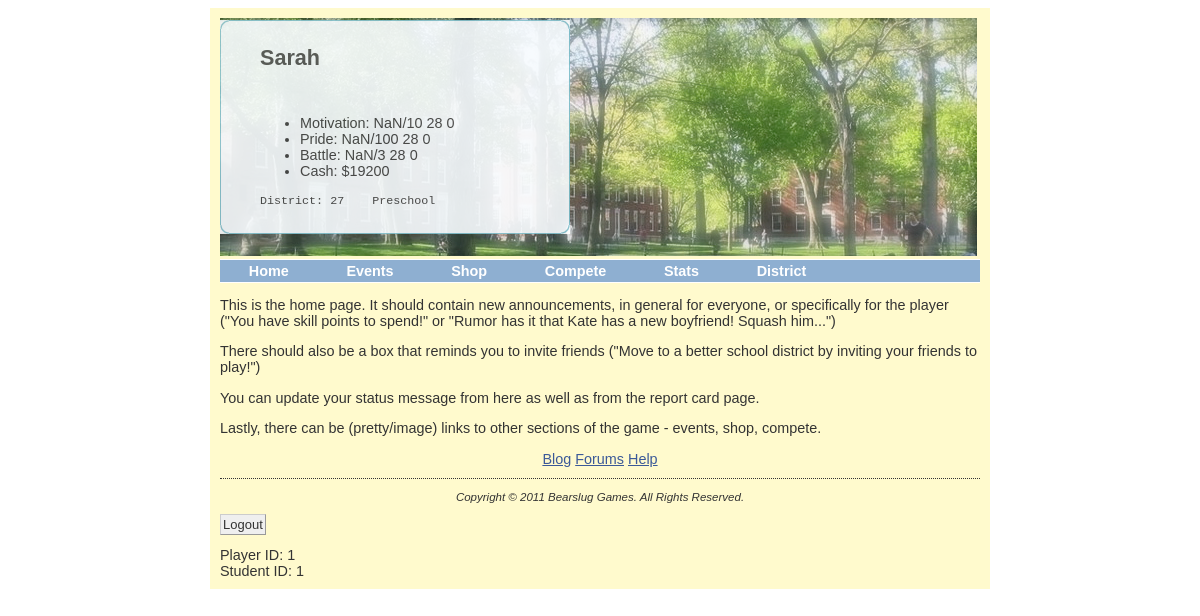
The page /main.php (signed in) on the database as committed earlier.
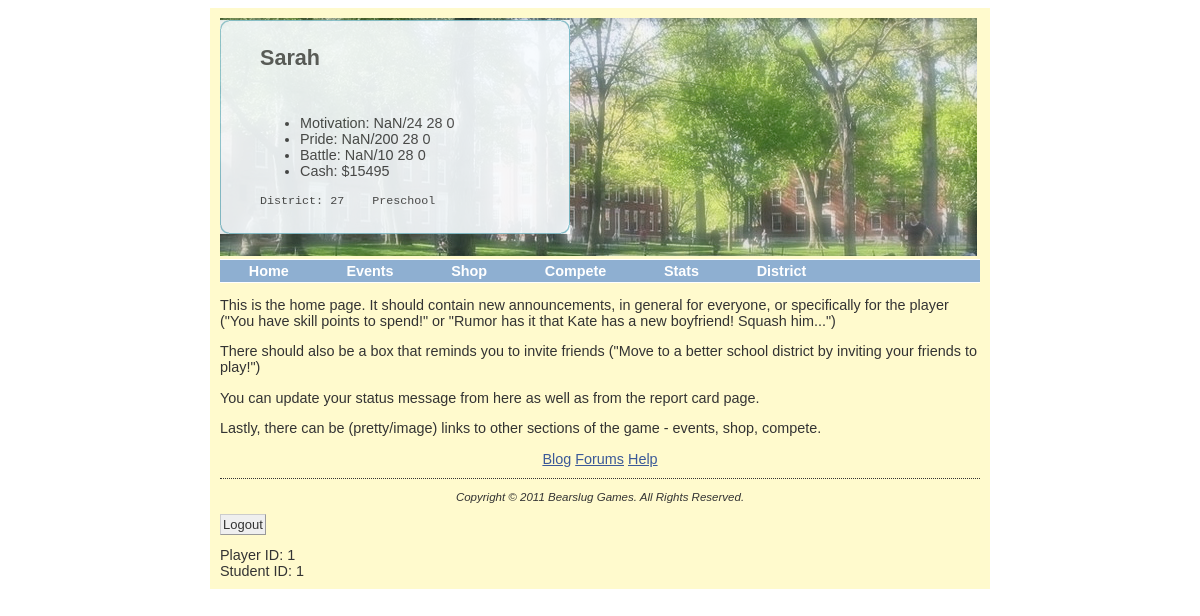
The same page on the database as committed later.
### tables this page shows
CREATE TABLE `characters` (
  `name` varchar(20) NOT NULL,
  `gender` binary(1) NOT NULL,
  `gradeLevel` tinyint(2) NOT NULL DEFAULT '-1',
  `inappropriate` binary(1) DEFAULT NULL,
  `cash` mediumint(8) unsigned NOT NULL DEFAULT '20000',
  `maxBattle` tinyint(3) unsigned NOT NULL DEFAULT '3',
  `currBattle` tinyint(3) unsigned NOT NULL DEFAULT '3',
  `maxMotivation` tinyint(3) unsigned NOT NULL DEFAULT '10',
  `currMotivation` tinyint(3) unsigned NOT NULL DEFAULT '10',
  `maxPride` mediumint(8) unsigned NOT NULL DEFAULT '100',
  `currPride` mediumint(8) unsigned NOT NULL DEFAULT '100',
  `numWon` mediumint(8) unsigned NOT NULL DEFAULT '0',
  `numLost` mediumint(8) unsigned NOT NULL DEFAULT '0',
  `skillPoints` tinyint(3) unsigned NOT NULL DEFAULT '0',
  `burnoutTimer` datetime DEFAULT NULL,
  `round` tinyint(3) unsigned NOT NULL DEFAULT '0',
  `studentID` int(10) unsigned NOT NULL AUTO_INCREMENT,
  `pianoMultiplier` float NOT NULL DEFAULT '1',
  `pianoSkillLevel` tinyint(3) unsigned NOT NULL DEFAULT '1',
  `violinMultiplier` float NOT NULL DEFAULT '1',
  `violinSkillLevel` tinyint(3) unsigned NOT NULL DEFAULT '1',
  `athleticsMultiplier` float NOT NULL DEFAULT '1',
  `athleticsSkillLevel` tinyint(3) unsigned NOT NULL DEFAULT '1',
  `danceMultiplier` float NOT NULL DEFAULT '1',
  `danceSkillLevel` tinyint(3) unsigned NOT NULL DEFAULT '1',
  `languageMultiplier` float NOT NULL DEFAULT '1',
  `languageSkillLevel` tinyint(3) unsigned NOT NULL DEFAULT '1',
  `scienceMultiplier` float NOT NULL DEFAULT '1',
  `scienceSkillLevel` tinyint(3) unsigned NOT NULL DEFAULT '1',
  `mathMultiplier` float NOT NULL DEFAULT '1',
  `mathSkillLevel` tinyint(3) unsigned NOT NULL DEFAULT '1',
  `historyMultiplier` float NOT NULL DEFAULT '1',
  `historySkillLevel` tinyint(3) unsigned NOT NULL DEFAULT '1',
  `chineseMultiplier` float NOT NULL DEFAULT '1',
  `chineseSkillLevel` tinyint(3) unsigned NOT NULL DEFAULT '1',
  `chineseEXP` smallint(5) unsigned NOT NULL DEFAULT '0',
  `mathEXP` smallint(5) unsigned NOT NULL DEFAULT '0',
  `languageEXP` smallint(5) unsigned NOT NULL DEFAULT '0',
  `scienceEXP` smallint(5) unsigned NOT NULL DEFAULT '0',
  `historyEXP` smallint(5) unsigned NOT NULL DEFAULT '0',
  `athleticsEXP` smallint(5) unsigned NOT NULL DEFAULT '0',
  `danceEXP` smallint(5) unsigned NOT NULL DEFAULT '0',
  `violinEXP` smallint(5) unsigned NOT NULL DEFAULT '0',
  `pianoEXP` smallint(5) unsigned NOT NULL DEFAULT '0',
  `lastAction` int(10) unsigned DEFAULT NULL,
  `battleTimer` int(10) unsigned DEFAULT NULL,
  `motivationTimer` int(10) unsigned DEFAULT NULL,
  `prideTimer` int(10) unsigned DEFAULT NULL,
  PRIMARY KEY (`studentID`),
  UNIQUE KEY `name_2` (`name`),
  KEY `name` (`name`),
  KEY `inappropriate` (`inappropriate`)
);

CREATE TABLE `accounts` (
  `playerID` int(10) unsigned NOT NULL AUTO_INCREMENT,
  `password` varchar(20) NOT NULL,
  `studentID` int(10) unsigned NOT NULL,
  PRIMARY KEY (`playerID`),
  KEY `studentID` (`studentID`)
);

### botm_functions.php (called while the page is built, shortened)
<?php
  $RT = 30;
  function queryMysql($query) {
    $result = mysql_query($query) or die(mysql_error());
    return $result;
  }
?>

### main.php (the view, shortened to what this page needs)
<?php
  require_once 'header.php';
  echo <<<_HTML
<p>This is the home page. It should contain new announcements, in general for everyone, or specifically for the player ("You have skill points to spend!" or "Rumor has it that Kate has a new boyfriend! Squash him...")
<p>There should also be a box that reminds you to invite friends ("Move to a better school district by inviting your friends to play!")
<p>You can update your status message from here as well as from the report card page.
<p>Lastly, there can be (pretty/image) links to other sections of the game - events, shop, compete.
<center><a href="blog.html">Blog</a>
        <a href="forums.html">Forums</a>
        <a href="help.html">Help</a>
<address>Copyright &copy 2011 Bearslug Games. All Rights Reserved.</address>
</center>
<form action="logout.php" method="post"><pre>
<input type="submit" value="Logout" />
</pre></form>
Player ID: $playerID<br>
Student ID: $studentID
</body>
</html>
_HTML;
?>

### header.php (shortened to what this page needs)
<?php
  require_once 'botm_functions.php';
  $time = time();
  if(isset($_SESSION['playerID'])) {
    $playerID = $_SESSION['playerID'];
    $query = "SELECT * FROM accounts WHERE playerID='$playerID'";
    $result = queryMysql($query);
    $row = mysql_fetch_array($result);
    $studentID = $row['studentID'];
    $query = "SELECT * FROM characters WHERE studentID='$studentID'";
    $result = queryMysql($query);
    $row = mysql_fetch_array($result);
    $characterName      = $row['name'];
    $currMotivation     = $row['currMotivation'];
    $maxMotivation      = $row['maxMotivation'];
    $currPride          = $row['currPride'];
    $maxPride           = $row['maxPride'];
    $currBattle         = $row['currBattle'];
    $maxBattle          = $row['maxBattle'];
    $cash               = $row['cash'];
    $gradeLevel         = $row['gradeLevel'];
    $motivationTimer    = $row['motivationTimer'];
    $prideTimer         = $row['prideTimer'];
    $battleTimer        = $row['battleTimer'];
    if ($gradeLevel == -1) {
      $gradeString = 'Preschool';
    }
    elseif ($gradeLevel == 0) {
      $gradeString = 'Kindergarten';
    }
    else {
      $gradeString = 'Grade: ' . "$gradeLevel";
    }
  }
  else {
    header( 'Location: logout.php' );
  }
  $motivationTime = $time - $motivationTimer;
  $prideTime = $time - $prideTimer;
  $battleTime = $time - $battleTimer;
  $currMotivation = min($currMotivation + floor($motivationTime/$RT),$maxMotivation);
  $currPride = min($currPride + floor($prideTime/$RT),$maxPride);
  $currBattle = min($currBattle + floor($battleTime/$RT),$maxBattle);
  $motivationTime %= $RT;
  $prideTime %= $RT;
  $battleTime %= $RT;
  if ($currMotivation == $maxMotivation)
    $motivationTime = -1;
  if ($currPride == $maxPride)
    $prideTime = -1;
  if ($currBattle == $maxBattle)
    $battleTime = -1;
  echo <<<_HTML
<!DOCTYPE html PUBLIC "-//W3C//DTD HTML 4.01//EN">
<html>
 <head>
  <title>Battle of the Tiger Moms</title>
  <link rel="stylesheet" href="styles/style.css">
 </head>
<div id="container">
<body>
<div id="topbar">
<img src="images/harvard_logo.jpg">
<div class="cssbox">
<div class="cssbox-head"><h2 align="left">$characterName</h2></div>
<div class="cssbox-body">
<ul class = "stats">
  <li>Motivation: <span id="currMotivation">$currMotivation</span>/<span id="maxMotivation">$maxMotivation</span> <span id="motivationTimer" title=$motivationTime>a</span> <span id="motivationTime">$motivationTime</span>
  <li>Pride: <span id="currPride">$currPride</span>/<span id="maxPride">$maxPride</span> <span id="prideTimer" title=$prideTime>a</span> <span id="prideTime">$prideTime</span>
  <li> Battle: <span id="currBattle">$currBattle</span>/<span id="maxBattle">$maxBattle</span> <span id="battleTimer" title=$battleTime>a</span> <span id="battleTime">$battleTime</span>
  <li>Cash: $<span id="cash">$cash</span>
</ul>
<pre>District: 27	<span id="gradeString">$gradeString</span></pre></div>
</div>
<ul id="nav">
  <li><a href="main.php">Home</a>
  <li><a href="events.php">Events</a>
    <ul>
      <li><a href="life.html">Life</a>
      <li><a href="academics.html">Academics</a>
      <li><a href="events.php">Electives</a>
    </ul>
  <li><a href="shop.php">Shop</a>
  <li><a href="compete.html">Compete</a>
  <li><a href="reportcard.php">Stats</a>
    <ul>
      <li><a href="reportcard.php">Report Card</a>
      <li><a href="items.php">My Items</a>
      <li><a href="traits.php">My Traits</a>
      <li><a href="school.php">School</a>
    </ul>
  <li><a href="district.html">District</a>
</ul>
</div>
<script type="text/javascript" src="timer.js"></script>
_HTML;
?>

### styles/style.css (style rules this page uses)
A:link, A:visited { color: #3b5998; }
h1, h2 { font-family: Verdana, Helvetica, Arial, SunSans-Regular, sans-serif; }
body { background-color: white; color: black; font: .9em "lucida grande", tahoma, verdana, arial, sans-serif; padding-left: 0; }
#container { background: #fffacd; color: #333; margin: auto; padding: 10px; width: 760px; }
#topbar { overflow: auto; width: 100%; }
input { -moz-border-radius: 3px; border: 1px solid #999; border-left-color: #ccc; border-top-color: #ccc; color: #333; font-size: 13px; margin: 5 5 5 0; padding: 2px; }
.cssbox, .cssbox-body, .cssbox-head, .cssbox-head h2 { background: transparent url(i/img.php.png) no-repeat bottom right; opacity: .9; }
.cssbox { float: left; margin: 20px auto; padding-right: 15px; position: absolute; top: 0; width: 335px !important; width: 320px; }
.cssbox-head { background-position: top right; margin-right: -15px; padding-right: 40px; }
.cssbox-head h2 { background-position: top left; border: 0; height: auto !important; height: 1%; margin: 0; padding: 25px 0 15px 40px; }
.cssbox-body { background-position: bottom left; margin-right: 25px; padding: 15px 0 15px 40px; }
#nav, #nav ul { background: #8eafd1; border: solid white; border-width: 1px 0; float: left; font-weight: bold; line-height: 1; list-style: none; margin: 0 0 0 0; padding: 0; width: 100%; }
#nav a { color: white; display: block; padding: 0.25em 2em; text-decoration: none; text-align:center; width: auto; }
#nav li { float: left; padding: 0; width: auto; }
address { border-top: thin dotted; font-size:.8em; margin-top: 1em; padding-top: 1em; }

Rows that differ between the two databases and show on the page:
changed characters "Sarah": maxMotivation "10" → "24"; maxPride "100" → "200"; maxBattle "3" → "10"; cash "19200" → "15495"
